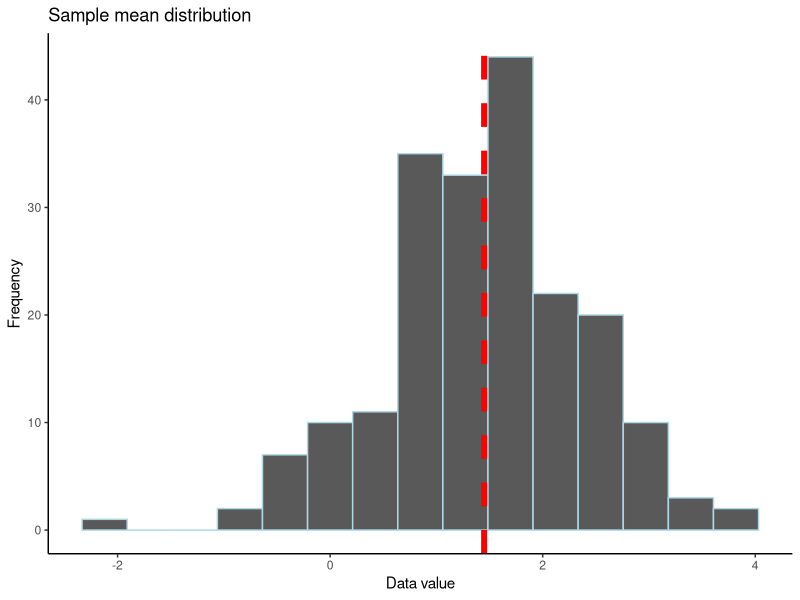

R code for this plot:
## ---- chunk 1
library(ggplot2)
## ---- chunk 2
# Sample data
data <- data.frame(val=rnorm(200, 1.37))  # Generate 20 random numbers from a normal distribution

# Sample mean calculation
sample_mean <- mean(data$val)

# Print the sample mean
cat("Sample mean:", sample_mean, "\n")
## ---- chunk 3
# Histogram with sample mean highlighted
ggplot(data, aes(x = val)) +
  geom_histogram(bins = 15, color = "lightblue") +  # Adjust bin count as needed
  labs(x = "Data value", y = "Frequency", title = "Sample mean distribution") +
  geom_vline(xintercept = sample_mean, color = "red", linetype = "dashed", lwd = 2, label = "Sample Mean") +
  theme_classic()  # Optional: adjust plot aesthetics
